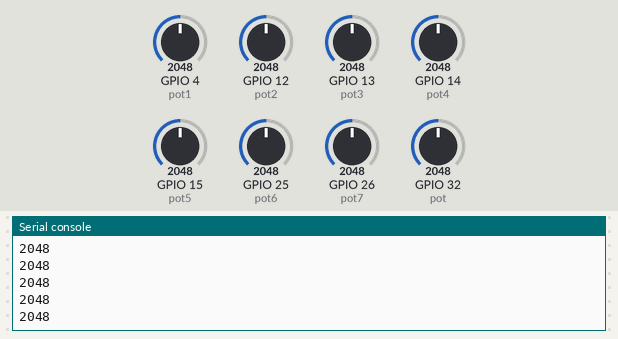
Simulated run of this program. Board: ESP32 board running MicroPython. Parts: the last lines printed to the serial console. Inputs (shaded band) come from the test bench; at power-on: GPIO 4 (pot1) = 2048, GPIO 12 (pot2) = 2048, GPIO 13 (pot3) = 2048, GPIO 14 (pot4) = 2048, GPIO 15 (pot5) = 2048, GPIO 25 (pot6) = 2048, GPIO 26 (pot7) = 2048, GPIO 32 (pot) = 2048 (analog values on the 0–4095 scale).

Above: at 1.2 s.
1.3 s: GPIO 4 (pot1) set to 2866
2.8 s: GPIO 12 (pot2) set to 1228
At 3.14 s:
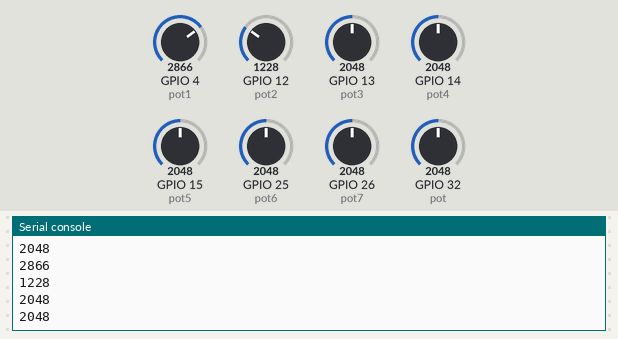
4.3 s: GPIO 13 (pot3) set to 3972
At 4.76 s:
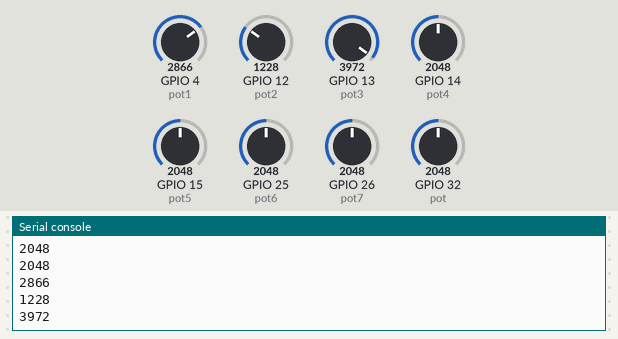
5.8 s: GPIO 14 (pot4) set to 122
Timing chart, 0 to 8.3 s (numbered marks = the images above; inputs shaded):
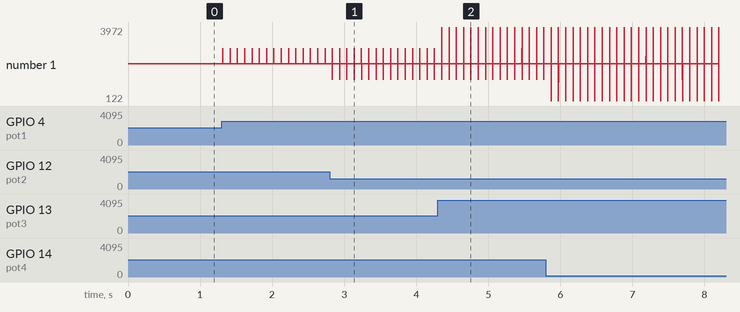

The program:

adc_example.py
```python
# Complete project details at https://RandomNerdTutorials.com

from machine import Pin, ADC
from time import sleep
#is NOT possible to use adc2 while connected to wifi
pot = ADC(Pin(32)) #2 (always 0),4,12,13,14,15,25,26,27,   32
pot.atten(ADC.ATTN_11DB)       #Full range: 3.3v
pot1 = ADC(Pin(4)) #2 (always 0),4,12,13,14,15,25,26,27,   32
pot1.atten(ADC.ATTN_11DB)
pot2 = ADC(Pin(12)) #2 (always 0),4,12,13,14,15,25,26,27,   32
pot2.atten(ADC.ATTN_11DB)
pot3 = ADC(Pin(13)) #2 (always 0),4,12,13,14,15,25,26,27,   32
pot3.atten(ADC.ATTN_11DB)
pot4 = ADC(Pin(14)) #2 (always 0),4,12,13,14,15,25,26,27,   32
pot4.atten(ADC.ATTN_11DB)
pot5 = ADC(Pin(15)) #2 (always 0),4,12,13,14,15,25,26,27,   32
pot5.atten(ADC.ATTN_11DB)
pot6 = ADC(Pin(25)) #2 (always 0),4,12,13,14,15,25,26,27,   32
pot6.atten(ADC.ATTN_11DB)
pot7 = ADC(Pin(26)) #2 (always 0),4,12,13,14,15,25,26,27,   32
pot7.atten(ADC.ATTN_11DB)

while True:
  pot_value = pot.read()
  print(pot_value)
  pot_value = pot1.read()
  print(pot_value)
  pot_value = pot2.read()
  print(pot_value)
  pot_value = pot3.read()
  print(pot_value)
  pot_value = pot4.read()
  print(pot_value)
  pot_value = pot5.read()
  print(pot_value)
  pot_value = pot6.read()
  print(pot_value)
  pot_value = pot7.read()
  print(pot_value)
  sleep(0.1)
```

Measured:
- after the input at 2.8 s, the serial console: prints a new line at once (image 1)
- after the input at 4.3 s, the serial console: prints a new line after 0.05 s (image 2)
